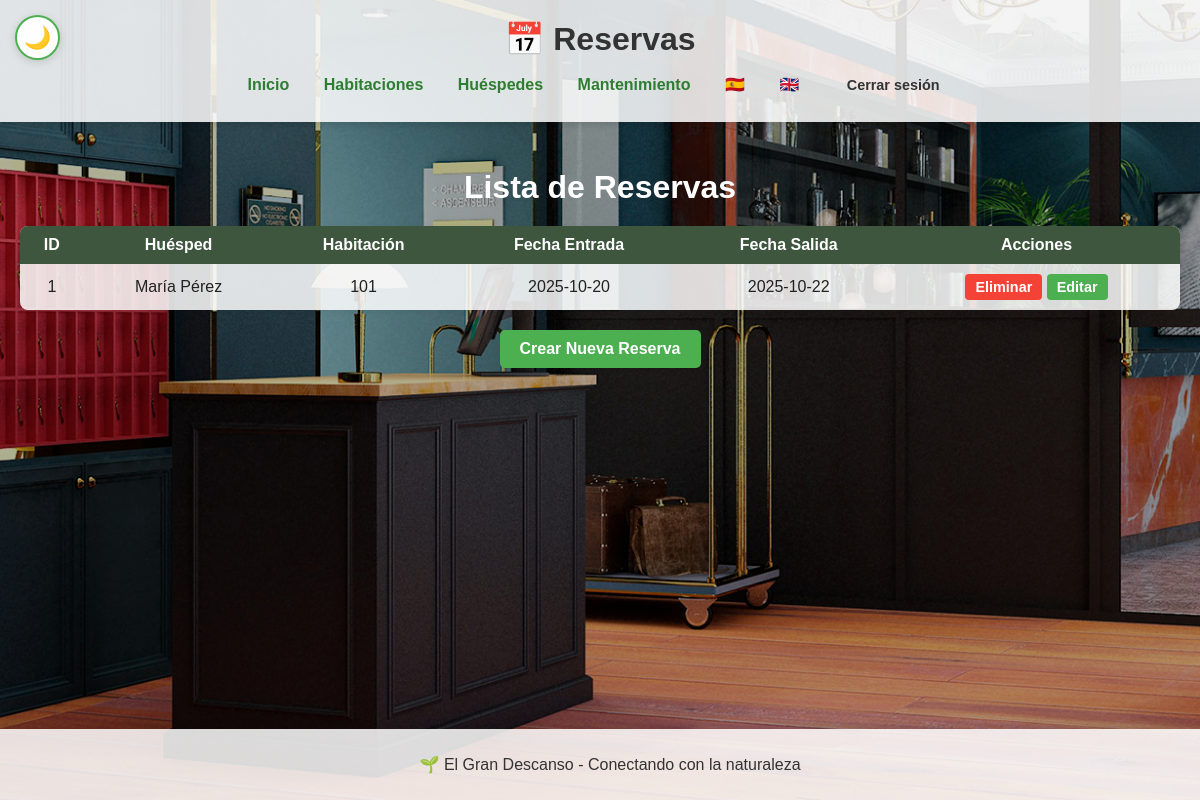
Screenshot of /src/views/reservations/reservationsList.php (signed in) with the database file from the repository.
### tables this page shows
CREATE TABLE reservas (
  id INT AUTO_INCREMENT PRIMARY KEY,
  huesped_id INT NOT NULL,
  habitacion_id INT NOT NULL,
  fecha_llegada DATE NOT NULL,
  fecha_salida DATE NOT NULL,
  precio_total DECIMAL(10,2) NOT NULL,
  estado ENUM('Pendiente','Confirmada','Cancelada') NOT NULL DEFAULT 'Pendiente',
  fecha_reserva TIMESTAMP DEFAULT CURRENT_TIMESTAMP,
  FOREIGN KEY (huesped_id) REFERENCES huespedes(id) ON DELETE CASCADE,
  FOREIGN KEY (habitacion_id) REFERENCES habitaciones(id) ON DELETE RESTRICT
);

CREATE TABLE huespedes (
  id INT AUTO_INCREMENT PRIMARY KEY,
  nombre VARCHAR(150) NOT NULL,
  email VARCHAR(150) NOT NULL UNIQUE
);

CREATE TABLE habitaciones (
  id INT AUTO_INCREMENT PRIMARY KEY,
  numero VARCHAR(20) NOT NULL UNIQUE,
  tipo VARCHAR(50) NOT NULL,
  precio_base DECIMAL(8,2) NOT NULL DEFAULT 0.00,
  estado_limpieza ENUM('Limpia','Sucia','En Limpieza') NOT NULL DEFAULT 'Limpia'
);

### src/config/language.php (called while the page is built, shortened)
<?php
$lang = $_COOKIE['language'] ?? 'es';
$t = $translations[$lang];

### src/models/Reservation.php (called while the page is built, shortened)
<?php
class Reservation
{
    public static function getAll()
    {
        $db = Database::getInstance();
        $stmt = $db->query("SELECT r.id, h.nombre AS guest_name, rm.numero AS room_number, r.fecha_llegada, r.fecha_salida
                            FROM reservas r
                            JOIN huespedes h ON r.huesped_id = h.id
                            JOIN habitaciones rm ON r.habitacion_id = rm.id");
        return $stmt->fetchAll();
    }
}

### src/views/reservations/reservationsList.php (the view, shortened to what this page needs)
<?php
require_once __DIR__ . '/../../config/language.php';
require_once __DIR__ . '/../../models/Reservation.php';
$reservations = Reservation::getAll();
?>
<!DOCTYPE html>
<html lang="es">
<head>
    <link rel="stylesheet" href="../../style.css">
</head>
<body class="layout reservations-page">
    <button id="theme-toggle" title="Cambiar tema">🌙</button>
    <header class="header">
        <h1>📅 <?= $t['reservations'] ?></h1>
        <nav class="navbar">
            <a href="../../../index.php"><?= $t['home'] ?></a>
            <a href="../rooms/list.php"><?= $t['rooms'] ?></a>
            <a href="../guests/guestsList.php"><?= $t['guests'] ?></a>
            <a href="../maintenance/tasks.php"><?= $t['maintenance'] ?></a>
            <a href="?lang=es" title="Español">🇪🇸</a>
            <a href="?lang=en" title="English">🇬🇧</a>
            <a href="../../../logout.php" class="btn btn-danger"><?= $t['logout'] ?></a>
        </nav>
    </header>
    <main class="main">
        <section class="reservations">
            <h2><?= $t['reservations_list'] ?></h2>
            <table class="table">
                <thead>
                    <tr>
                        <th><?= $t['id'] ?></th>
                        <th><?= $t['guest'] ?></th>
                        <th><?= $t['room'] ?></th>
                        <th><?= $t['check_in'] ?></th>
                        <th><?= $t['check_out'] ?></th>
                        <th><?= $t['actions'] ?></th>
                    </tr>
                </thead>
                <tbody>
                    <?php foreach ($reservations as $reservation): ?>
                    <tr>
                        <td><?= htmlspecialchars($reservation['id']) ?></td>
                        <td><?= htmlspecialchars($reservation['guest_name']) ?></td>
                        <td><?= htmlspecialchars($reservation['room_number']) ?></td>
                        <td><?= htmlspecialchars($reservation['fecha_llegada']) ?></td>
                        <td><?= htmlspecialchars($reservation['fecha_salida']) ?></td>
                        <td>
                            <?php if (session_status() !== PHP_SESSION_ACTIVE) { session_start(); } if (isset($_SESSION['usuario']) && $_SESSION['usuario'] === 'admin'): ?>
                                <form method="POST" action="../../services/deleteReservation.php" style="display:inline;">
                                    <button type="submit" class="btn btn-danger"><?= $t['delete'] ?></button>
                                </form>
                                <form method="GET" action="editReservation.php" style="display:inline;">
                                    <button type="submit" class="btn btn-primary"><?= $t['edit'] ?></button>
                                </form>
                            <?php endif; ?>
                        </td>
                    </tr>
                    <?php endforeach; ?>
                </tbody>
            </table>
        </section>
        <?php if (session_status() !== PHP_SESSION_ACTIVE) { session_start(); } if (isset($_SESSION['usuario']) && $_SESSION['usuario'] === 'admin'): ?>
        <div class="create-reservation">
            <form method="GET" action="addReservation.php">
                <button type="submit" class="btn btn-primary"><?= $t['create_reservation'] ?></button>
            </form>
        </div>
        <?php endif; ?>
    </main>
    <footer class="footer">
        <p><?= $t['footer'] ?></p>
    </footer>
</body>
</html>

### src/style.css (style rules this page uses)
body { font-family: Arial, sans-serif; margin: 0; padding: 0; background: url('./img/Principal.jpg') no-repeat center center fixed; background-size: cover; color: #333; }
body::after { content: ""; position: absolute; top: 0; left: 0; width: 100%; height: 100%; background-color: rgba(0, 0, 0, 0.3); z-index: -1; }
.header { background-color: rgba(255, 255, 255, 0.85); color: #333; padding: 20px; text-align: center; box-shadow: 0 4px 6px rgba(0, 0, 0, 0.1); }
.header h1 { margin: 0; font-size: 2em; }
.navbar { margin-top: 10px; }
.navbar a { color: #2E7D32; text-decoration: none; margin: 0 15px; font-weight: bold; }
.main { padding: 20px; }
.footer { background-color: rgba(255, 255, 255, 0.85); color: #333; text-align: center; padding: 10px; position: fixed; bottom: 0; width: 100%; box-shadow: 0 -4px 6px rgba(0, 0, 0, 0.1); }
.table { width: 100%; border-collapse: collapse; margin-top: 20px; background-color: rgba(255, 255, 255, 0.8); border-radius: 8px; overflow: hidden; box-shadow: 0 4px 6px rgba(0, 0, 0, 0.1); }
.table th, .table td { padding: 10px; text-align: center; border: 1px solid #ddd; }
.table th { background-color: rgba(209, 226, 209, 0.8); color: white; }
.btn { padding: 5px 10px; border: none; border-radius: 4px; cursor: pointer; font-size: 0.9em; font-weight: bold; }
.btn-primary { background-color: #4CAF50; color: white; }
.btn-danger { background-color: #F44336; color: white; }
body.reservations-page { background: url('./img/Mostrador.jpg') no-repeat center center fixed; background-size: cover; }
.layout.reservations-page { display: flex; flex-direction: column; min-height: 100vh; }
.reservations { flex: 1; }
.reservations h2 { text-align: center; color: #FFFFFF; font-size: 2em; margin-bottom: 20px; }
.create-reservation { text-align: center; margin-top: 20px; margin-bottom: 20px; }
.create-reservation .btn { padding: 10px 20px; font-size: 1em; border-radius: 5px; }
.layout.reservations-page .table { background: rgba(255,255,255,0.85); border-radius: 8px; box-shadow: 0 2px 8px rgba(0,0,0,0.08); overflow: hidden; }
.layout.reservations-page .table th { background: #3d563d; color: #fff; font-weight: bold; border: none; }
.layout.reservations-page .table td { background: transparent; color: #222; border: none; }
#theme-toggle { position: fixed; top: 15px; left: 15px; background-color: rgba(255, 255, 255, 0.95); border: 2px solid #4CAF50; border-radius: 50%; width: 45px; height: 45px; font-size: 22px; cursor: pointer; z-index: 1000; transition: all 0.3s ease; display: flex; align-items: center; justify-content: center; box-shadow: 0 2px 8px rgba(0, 0, 0, 0.15); }
.navbar .btn-danger { background-color: #F44336; color: white; padding: 8px 20px; border-radius: 6px; text-decoration: none; font-weight: bold; border: none; cursor: pointer; font-size: 0.9em; transition: all 0.3s ease; display: inline-block; margin-left: 15px; }
.navbar .btn { background-color: transparent; color: inherit; padding: 8px 12px; border-radius: 6px; text-decoration: none; font-weight: bold; border: 1px solid transparent; cursor: pointer; font-size: 0.9em; transition: all 0.3s ease; display: inline-block; }

### rows the page displays
reservas: id "1", huesped.nombre "María Pérez", habitacion.numero "101", fecha_llegada "2025-10-20", fecha_salida "2025-10-22"

### other values shown
$t['reservations'] "Reservas"
$t['home'] "Inicio"
$t['rooms'] "Habitaciones"
$t['guests'] "Huéspedes"
$t['maintenance'] "Mantenimiento"
$t['logout'] "Cerrar sesión"
$t['reservations_list'] "Lista de Reservas"
$t['id'] "ID"
$t['guest'] "Huésped"
$t['room'] "Habitación"
$t['check_in'] "Fecha Entrada"
$t['check_out'] "Fecha Salida"
$t['actions'] "Acciones"
$t['create_reservation'] "Crear Nueva Reserva"
$t['footer'] "🌱 El Gran Descanso - Conectando con la naturaleza"
